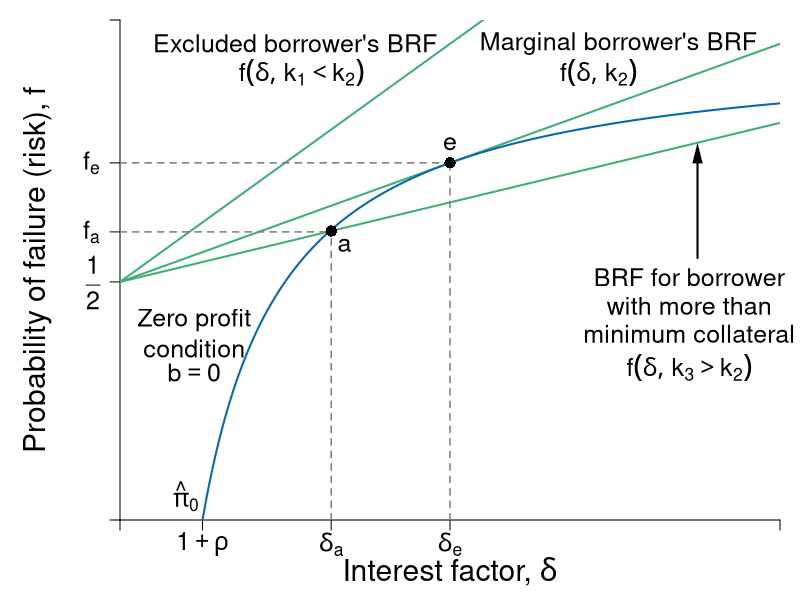

The R source for this figure:
#Authors: Bowles and Halliday
#Title: Coordination, Conflict and Competition: A Text in Microeconomics

library(shape)
pdf(file = "credit/non_contractual_equity_new.pdf", width = 8, height = 6)

#Set parameters for graphics
pointsize <- 1.8
axislabelsize <- 1.8
labelsize <- 1.5
namesize <- 1.8
annotatesize <- 1.5
graphlinewidth <- 2
segmentlinewidth <- 1.5

COL <- c("#7fc97f", "#beaed4", "#fdc086", "#ffff99", "#386cb0", "#f0027f", "#bf5b17", "#666666")
COLA <- c("#e0f3db", "#99d8c9","#66c2a4","#41ae76", "#238b45", "#005824")
COLB <- c("#c6dbef", "#4eb3d3", "#2b8cbe", "#0868ac","#084081")
COLC <- c("#fcfbfd", "#efedf5", "#dadaeb", "#bcbddc", "#9e9ac8", "#807dba", "#6a51a3", "#54278f", "#3f007d")
grays <- gray.colors(25, start = 1, end = 0, alpha = 1)

#Edited the margins to cater for the larger LHS labels
par(mar =  c(4, 6, 1, 1))

brfFn <- function(delta, mu = 1, k = 1) {
  .5 + (delta / (2 * mu)) * (1 - k)
}

PCFn <- function(delta, mu = 1) {
  delta/mu
}

isoreturnFn <- function(delta, pi=0.125) {
  1 - (pi)/delta
}

yFn <- function(d1, f1, mu = 1){
  mu*f1*(1 - f1) - d1*(1 - f1)
}

ylow <- function(delta, mu = 1, ybar = 0.0625){
  (-sqrt(delta^2 - 2*delta*mu + mu^2 - 4*mu*ybar) + delta + mu)/(2*mu)
}

yhigh <- function(delta, mu = 1, ybar = 0.0625){
  (sqrt(delta^2 - 2*delta*mu + mu^2 - 4*mu*ybar) + delta + mu)/(2*mu)
}

xlims <- c(0, 2)
ylims <- c(0, 1.05)

npts <- 501 
d1 <- seq(xlims[1], xlims[2], length.out = npts)
f1 <- seq(ylims[1], ylims[2], length.out = npts) 
a <- c(0.0625)

plot(0, 0, xlim = xlims, ylim = ylims, type = "n",
     xlab = expression(paste("")),
     ylab = expression(paste("")), 
     xaxt = "n", 
     yaxt = "n", 
     cex.lab = axislabelsize, 
     bty = "n", 
     xaxs = "i", 
     yaxs = "i"
)


ticksy <- c(ylims[1], 0.5, 0.605, 0.75, ylims[2])
ylabels <- c(NA, expression(paste(frac(1,2))), expression(paste(f[a])), expression(paste(f[e])), NA)
ticksx <- c(xlims[1], 0.25, 0.64, 1, xlims[2])
xlabels <- c(NA, expression(paste(1 + rho)), expression(paste(delta[a])),expression(paste(delta[e])), NA)
#xlabels <- c(NA, expression(paste(delta[1](k[3]))),expression(paste(delta[2](k[2]))), expression(paste(delta[3](k[3]))), NA)

axis(1, at = ticksx, pos = 0, labels = xlabels, cex.axis = labelsize)
axis(2, at = ticksy, pos = 0, labels = ylabels, las = 1, cex.axis = labelsize)

npts <- 503 
xx1 <- seq(xlims[1], xlims[2], length.out = npts)

#Draw the graphs
lines(xx1, brfFn(xx1, k = 0), col = COLA[4], lwd = graphlinewidth)
lines(xx1, brfFn(xx1, k = 0.5), col = COLA[4], lwd = graphlinewidth)
lines(xx1, brfFn(xx1, k = 0.666), col = COLA[4], lwd = graphlinewidth)
lines(xx1, isoreturnFn(xx1, pi = 0.25), col = COLB[4], lwd = graphlinewidth)
#lines(xx1, isoreturnFn(xx1, pi = 0.375), col = COLB[4], lwd = graphlinewidth)


#Axis labels
mtext(expression(paste("Interest factor, ", delta)), side = 1, line = 2.5, cex = axislabelsize)
text(-0.25, 0.5*(ylims[2]), expression(paste("Probability of failure (risk), ", f)), xpd = TRUE, cex = axislabelsize, srt = 90) 

segments(0, 0.605, 0.64, 0.605, lty = 2, col = grays[20] , lwd = segmentlinewidth)
segments(0, 0.75, 1, 0.75, lty = 2, col = grays[20] , lwd = segmentlinewidth)
# segments(1.5, 0, 1.5, brfFn(delta = 1.5, k = 0.666), lty = 2, col = grays[20] , lwd = segmentlinewidth)
# points(1.5, brfFn(1.5, k = 0.666), pch = 16, col = "black", cex = 1.5)
# text(1.5 + 0.04, brfFn(1.5, k = 0.666) - 0.03, expression(paste(b)), cex = labelsize)

segments(1, 0, 1, brfFn(delta = 1, k = 0.5), lty = 2, col = grays[20] , lwd = segmentlinewidth)
points(1, brfFn(1, k = 0.5), pch = 16, col = "black", cex = 1.5)
text(1, brfFn(1, k = 0.5) + 0.04, expression(paste(e)), cex = labelsize)

segments(0.64, 0, 0.64, brfFn(delta = 0.64, k = 0.666), lty = 2, col = grays[20] , lwd = segmentlinewidth)
points(0.64, brfFn(0.64, k = 0.666), pch = 16, col = "black", cex = 1.5)
text(0.64 + 0.04, brfFn(0.64, k = 0.666) - 0.03, expression(paste(a)), cex = labelsize)


text(0.53, 1, expression(paste("Excluded borrower's BRF")), cex = labelsize, xpd = TRUE)
text(0.55, 0.94, expression(paste(f(delta, k[1] < k[2]))), cex = labelsize)

text(1.51, 1, expression(paste("Marginal borrower's BRF")), cex = labelsize, xpd = TRUE)
text(1.45, 0.94, expression(paste(f(delta, k[2]))), cex = labelsize)


text(1.725, 0.51, expression(paste("BRF for borrower")), cex = labelsize, xpd = TRUE)
text(1.725, 0.45, expression(paste("with more than")), cex = labelsize, xpd = TRUE)
text(1.725, 0.39, expression(paste("minimum collateral")), cex = labelsize, xpd = TRUE)
text(1.725, 0.32, expression(paste(f(delta, k[3] > k[2]))), cex = labelsize, xpd = TRUE)
Arrows(1.75, 0.55, 1.75, 0.77, col = "black", lty = 1, lwd = 2, arr.type = "triangle", arr.lwd = 0.5)

#text(0.825, 0.425, expression(paste(hat(pi) > 0)), cex = labelsize)

text(0.225, 0.42, expression(paste("Zero profit")), cex = labelsize)
text(0.225, 0.36, expression(paste("condition")), cex = labelsize)
text(0.225, 0.31, expression(paste(b == 0)), cex = labelsize)


text(0.2, 0.05, expression(paste(hat(pi)[0])), cex = labelsize)
#text(0.34, 0.05, expression(paste(hat(pi)[1])), cex = labelsize)


dev.off()
